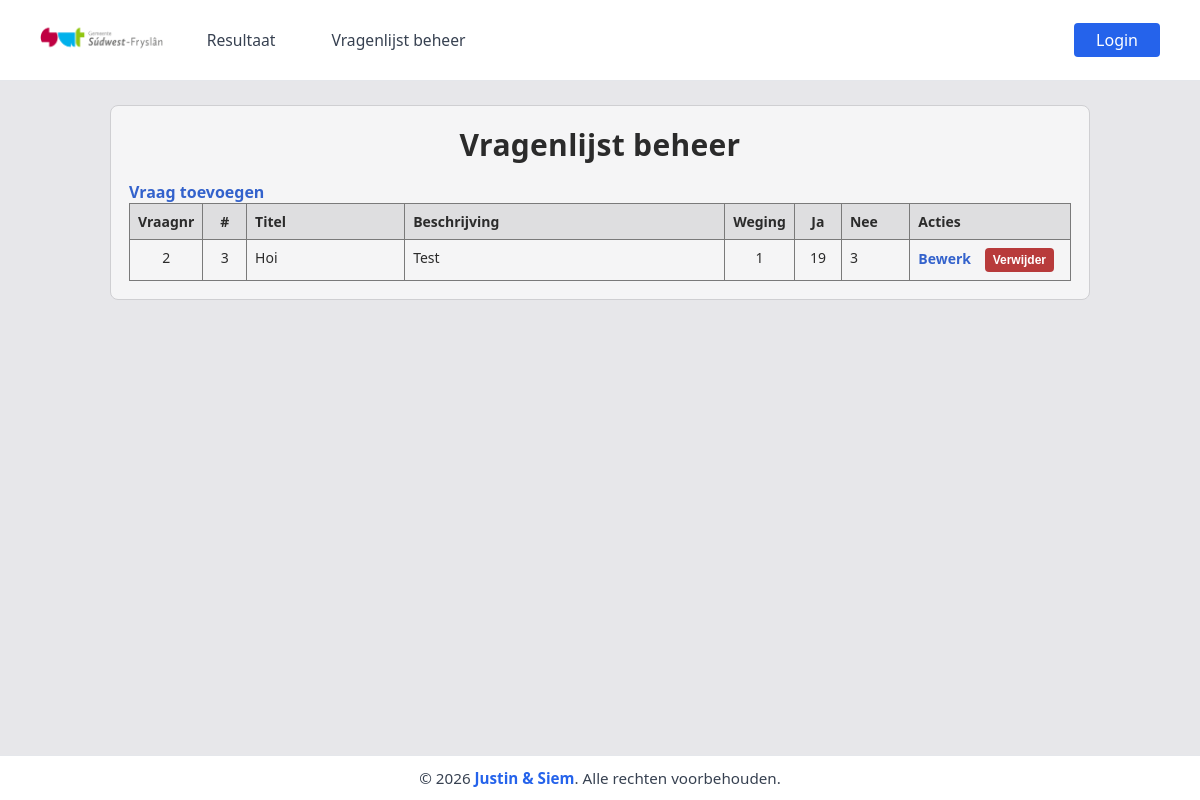
Before: /vragenlijstbeheer/ with the older database file.
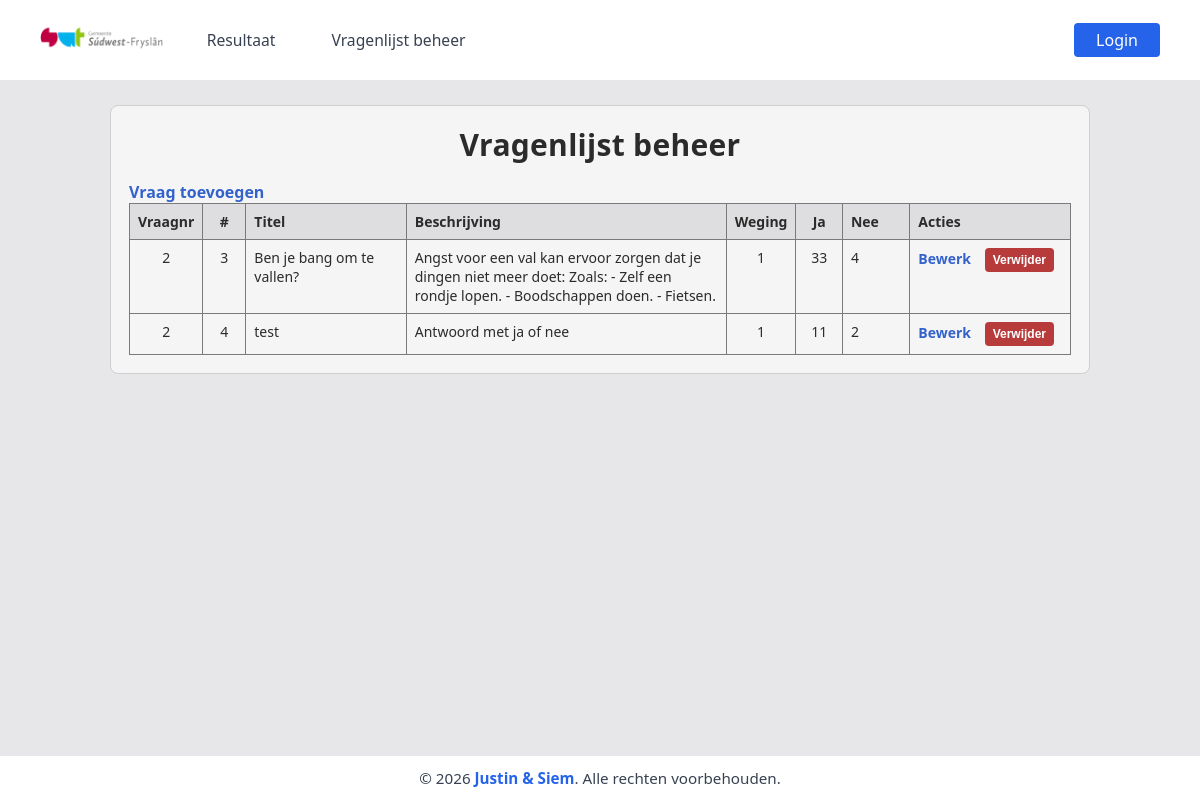
After: the same page with the newer database file.
### home/models.py (models this page shows, shortened)
class Vragen(models.Model):
	vraag = models.CharField(max_length=255)
	extra_info = models.CharField(max_length=255, blank=True)
	weging = models.IntegerField()
	volgorde = models.IntegerField()

### vragenlijstbeheer/views.py (the view, shortened to what this page needs)
# urls.py: path('', views.index, name='index'),
def index(request):
    edit_id = _parse_int(request.GET.get("edit"), 0)
    vragen = (
        Vragen.objects.order_by("volgorde", "id")
        .annotate(
            ja_totaal=Count("antwoorden", filter=Q(antwoorden__ja_nee=True)),
            nee_totaal=Count("antwoorden", filter=Q(antwoorden__ja_nee=False)),
        )
    )
    return render(
        request,
        "vragenlijstbeheer/index.html",
        {
            "vragen": vragen,
            "edit_id": edit_id,
        },
    )

### vragenlijstbeheer/views.py (called while the page is built)
def _parse_int(value: str, fallback: int) -> int:
    try:
        return int(value)
    except (TypeError, ValueError):
        return fallback

### vragenlijstbeheer/templates/vragenlijstbeheer/index.html (shortened to what this page needs)
{% extends 'base.html' %} {% load static %}  {% block extra_head %}
<link
  rel="stylesheet"
  href="{% static 'vragenlijstbeheer/vragenlijstbeheer.css' %}"
/>
{% endblock %} {% block content %}
<main class="beheer-wrap">
  <section class="beheer-card" aria-label="Vragenlijst beheer">
    <h1>Vragenlijst beheer</h1>
    <a
      href="{% url 'vragenlijstbeheer-toevoegen' %}"
      class="actie-link beheer-toevoegen-link"
    >
      Vraag toevoegen
    </a>
    <div class="table-scroll">
      <table class="beheer-table">
        <thead>
          <tr>
            <th>Vraagnr</th>
            <th>#</th>
            <th>Titel</th>
            <th>Beschrijving</th>
            <th>Weging</th>
            <th>Ja</th>
            <th>Nee</th>
            <th>Acties</th>
          </tr>
        </thead>
        <tbody>
          {% for vraag in vragen %} {% if edit_id == vraag.id %}
          <tr>
            <td>
              <input
                class="beheer-input beheer-input-number"
                type="number"
                name="volgorde"
                value="{{ vraag.volgorde }}"
                form="edit-form-{{ vraag.id }}"
                min="1"
                aria-label="Vraagnr"
              />
            </td>
            <td>{{ vraag.id }}</td>
            <td>
              <input
                class="beheer-input"
                type="text"
                name="vraag"
                value="{{ vraag.vraag }}"
                form="edit-form-{{ vraag.id }}"
                required
              />
            </td>
            <td>
              <textarea
                class="beheer-textarea"
                name="extra_info"
                rows="3"
                form="edit-form-{{ vraag.id }}"
              >
{{ vraag.extra_info }}</textarea
              >
            </td>
            <td>
              <input
                class="beheer-input beheer-input-number"
                type="number"
                name="weging"
                value="{{ vraag.weging }}"
                form="edit-form-{{ vraag.id }}"
              />
            </td>
            <td>{{ vraag.ja_totaal }}</td>
            <td>{{ vraag.nee_totaal }}</td>
            <td class="acties-col">
              <form
                id="edit-form-{{ vraag.id }}"
                method="post"
                class="inline-form"
              >
                {% csrf_token %}
                <input type="hidden" name="actie" value="opslaan" />
                <input type="hidden" name="vraag_id" value="{{ vraag.id }}" />
                <button class="actie-btn" type="submit">Opslaan</button>
              </form>
              <a href="/vragenlijstbeheer/" class="actie-link">Annuleer</a>
            </td>
          </tr>
          {% else %}
          <tr>
            <td>{{ vraag.volgorde }}</td>
            <td>{{ vraag.id }}</td>
            <td>{{ vraag.vraag }}</td>
            <td>{{ vraag.extra_info|default:'-' }}</td>
            <td>{{ vraag.weging }}</td>
            <td>{{ vraag.ja_totaal }}</td>
            <td>{{ vraag.nee_totaal }}</td>
            <td class="acties-col">
              <a
                href="/vragenlijstbeheer/?edit={{ vraag.id }}"
                class="actie-link"
                aria-label="Bewerk vraag {{ vraag.id }}"
              >
                Bewerk
              </a>
              <form method="post" class="inline-form">
                <button
                  type="submit"
                  class="actie-btn actie-btn-danger"
                  aria-label="Verwijder vraag {{ vraag.id }}"
                >
                  Verwijder
                </button>
              </form>
            </td>
          </tr>
          {% endif %} {% empty %}
          <tr>
            <td colspan="8" class="leeg-regel">
              Er zijn nog geen vragen beschikbaar.
            </td>
          </tr>
          {% endfor %}
        </tbody>
      </table>
    </div>
  </section>
</main>
{% endblock %}

Changed rows visible on the page:
changed Vragen id 3: vraag "Hoi" → "Ben je bang om te vallen?"; extra_info "Test" → "Angst voor een val kan ervoor zorgen dat je dingen niet meer doet: Zoals: - Zelf een rondje lopen. - Boodschappen doen. - Fietsen."; ja_totaal "19" → "33"; nee_totaal "3" → "4"
added Vragen: volgorde "2", id "4", vraag "test", extra_info "Antwoord met ja of nee", weging "1", ja_totaal "11", nee_totaal "2"
